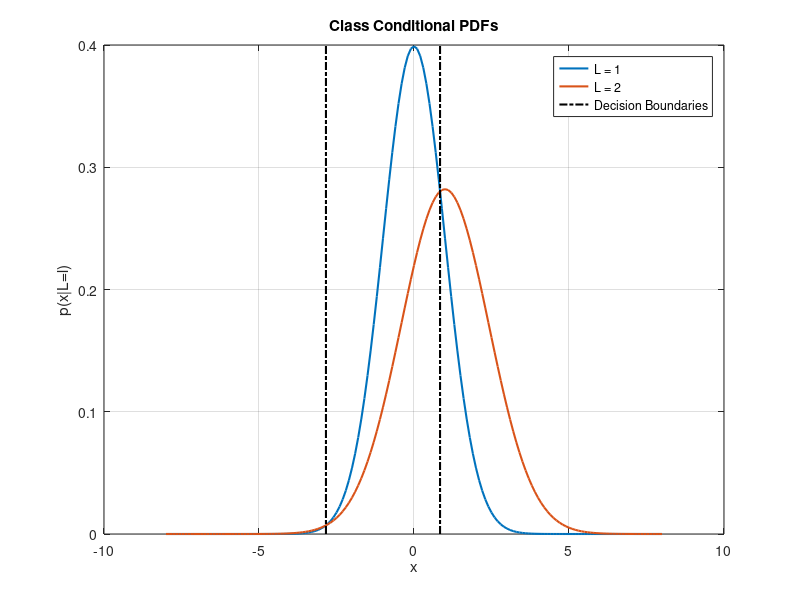
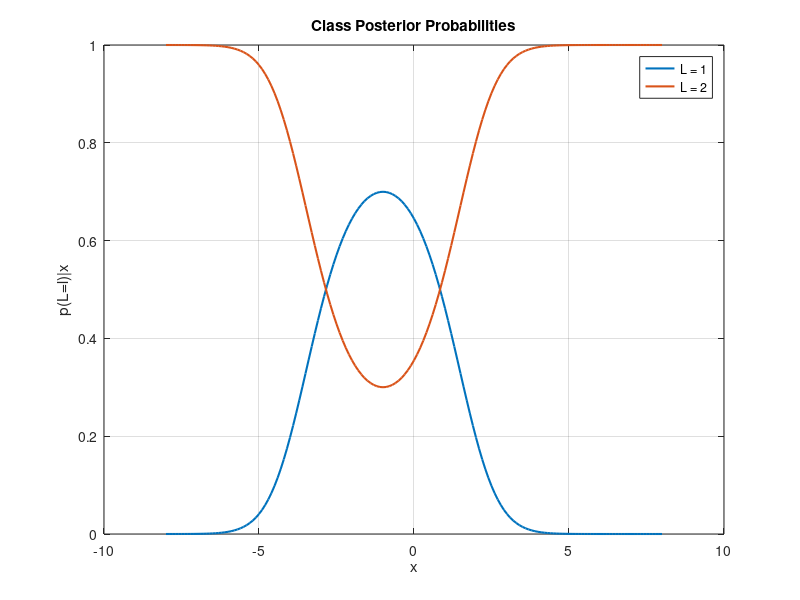

Recreate these plots in MATLAB, in order.
%% Question 2-3
a1=0; b1=1; a2=1; b2=2; % Variables
x=-10:0.1:10; % x values
pL1=exp(-1*abs(x-a1)./b1)./(b1.*2); % First class
pL2=exp(-1*abs(x-a2)./b2)./(b2.*2); % Second class
lx=log(pL1)-log(pL2); % log-likelihood ratio
figure
plot(x,lx);
grid on
ylabel('p(L=l)|x');
xlabel('x');
title('Log-Likelihood Ratio');
%% Question 4-2
mu = 1; % mean
sigma = sqrt(2); % standard deviation
x = -8:0.1:8; % x values
% Gaussian distribution
y1 = normpdf(x,0,1); % First class
y2 = normpdf(x,mu,sigma); % Second class
% Class posterior probabilities
z1 = y1./(y1+y2); 
z2 = y2./(y1+y2);
% Visualization
plot(x,y1, 'LineWidth', 1.5);
hold on
plot(x,y2, 'LineWidth', 1.5)
yL = get(gca,'YLim');
line([(-sqrt(2+log(4))-1) (-sqrt(2+log(4))-1)],yL,'Color','k', 'LineWidth', 1.5, 'LineStyle', '-.');
line([(sqrt(2+log(4))-1) (sqrt(2+log(4))-1)],yL,'Color','k', 'LineWidth', 1.5, 'LineStyle', '-.');
hold off
grid on
ylabel('p(x|L=l)');
xlabel('x');
title('Class Conditional PDFs');
legend('L = 1', 'L = 2', 'Decision Boundaries')
figure
plot(x,z1, 'LineWidth', 1.5);
hold on
plot(x,z2, 'LineWidth', 1.5)
hold off 
grid on
ylabel('p(L=l)|x');
xlabel('x');
title('Class Posterior Probabilities');
legend('L = 1', 'L = 2')
%% Question 5-3
N = 1000; % Number of samples
n = 3; % n-dimensions
mu = 5; % Mean 
sigma = 500; % Variance
z = randn(N,n); % Normal distribution generation
x = sqrt(sigma).*z + mu; % Linear transformation
